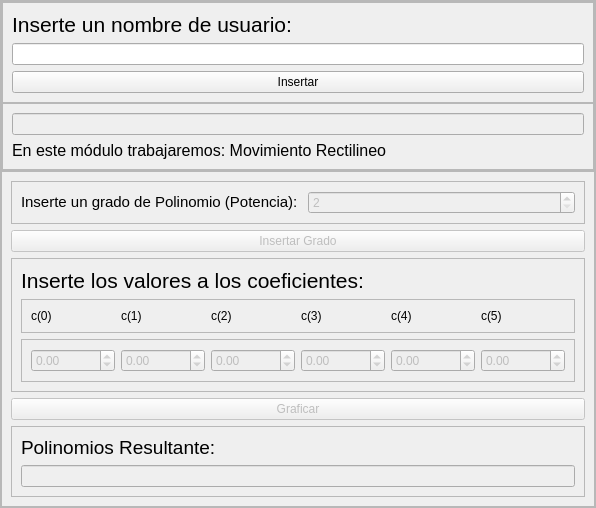
           <widget class="QFrame" name="frame_inf_izq">
            <property name="frameShape">
             <enum>QFrame::StyledPanel</enum>
            </property>
            <property name="frameShadow">
             <enum>QFrame::Raised</enum>
            </property>
            <layout class="QVBoxLayout" name="verticalLayout_4">
             <property name="spacing">
              <number>0</number>
             </property>
             <property name="leftMargin">
              <number>0</number>
             </property>
             <property name="topMargin">
              <number>0</number>
             </property>
             <property name="rightMargin">
              <number>0</number>
             </property>
             <property name="bottomMargin">
              <number>0</number>
             </property>
             <item>
              <widget class="QFrame" name="frame_izq_sup">
               <property name="frameShape">
                <enum>QFrame::StyledPanel</enum>
               </property>
               <property name="frameShadow">
                <enum>QFrame::Raised</enum>
               </property>
               <layout class="QVBoxLayout" name="verticalLayout_5">
                <property name="spacing">
                 <number>0</number>
                </property>
                <property name="leftMargin">
                 <number>0</number>
                </property>
                <property name="topMargin">
                 <number>0</number>
                </property>
                <property name="rightMargin">
                 <number>0</number>
                </property>
                <property name="bottomMargin">
                 <number>0</number>
                </property>
                <item>
                 <widget class="QFrame" name="frame_8">
                  <property name="frameShape">
                   <enum>QFrame::StyledPanel</enum>
                  </property>
                  <property name="frameShadow">
                   <enum>QFrame::Raised</enum>
                  </property>
                  <layout class="QVBoxLayout" name="verticalLayout_7">
                   <item>
                    <widget class="QLabel" name="label_3">
                     <property name="text">
                      <string>&lt;html&gt;&lt;head/&gt;&lt;body&gt;&lt;p&gt;&lt;span style=&quot; font-size:16pt;&quot;&gt;               Inserte un nombre de usuario:&lt;/span&gt;&lt;/p&gt;&lt;/body&gt;&lt;/html&gt;</string>
                     </property>
                    </widget>
                   </item>
                   <item>
                    <widget class="QLineEdit" name="usuario"/>
                   </item>
                   <item>
                    <widget class="QPushButton" name="bt_insertarUsuario">
                     <property name="text">
                      <string>Insertar</string>
                     </property>
                    </widget>
                   </item>
                  </layout>
                 </widget>
                </item>
                <item>
                 <widget class="QFrame" name="frame_9">
                  <property name="frameShape">
                   <enum>QFrame::StyledPanel</enum>
                  </property>
                  <property name="frameShadow">
                   <enum>QFrame::Raised</enum>
                  </property>
                  <layout class="QVBoxLayout" name="verticalLayout_6">
                   <item>
                    <widget class="QLineEdit" name="saludo">
                     <property name="enabled">
                      <bool>false</bool>
                     </property>
                     <property name="text">
                      <string/>
                     </property>
                    </widget>
                   </item>
                   <item>
                    <widget class="QLabel" name="label_5">
                     <property name="text">
                      <string>&lt;html&gt;&lt;head/&gt;&lt;body&gt;&lt;p&gt;&lt;span style=&quot; font-size:12pt;&quot;&gt;En este módulo trabajaremos: Movimiento Rectilineo&lt;/span&gt;&lt;/p&gt;&lt;/body&gt;&lt;/html&gt;</string>
                     </property>
                    </widget>
                   </item>
                  </layout>
                 </widget>
                </item>
               </layout>
              </widget>
             </item>
             <item>
              <widget class="QFrame" name="frame_izq_inf">
               <property name="frameShape">
                <enum>QFrame::StyledPanel</enum>
               </property>
               <property name="frameShadow">
                <enum>QFrame::Raised</enum>
               </property>
               <layout class="QVBoxLayout" name="verticalLayout_10">
                <item>
                 <widget class="QFrame" name="frame_2">
                  <property name="frameShape">
                   <enum>QFrame::StyledPanel</enum>
                  </property>
                  <property name="frameShadow">
                   <enum>QFrame::Raised</enum>
                  </property>
                  <layout class="QHBoxLayout" name="horizontalLayout_6">
                   <item>
                    <widget class="QLabel" name="label_4">
                     <property name="text">
                      <string>&lt;html&gt;&lt;head/&gt;&lt;body&gt;&lt;p&gt;&lt;span style=&quot; font-size:11pt;&quot;&gt;Inserte un grado de Polinomio (Potencia): &lt;/span&gt;&lt;/p&gt;&lt;/body&gt;&lt;/html&gt;</string>
                     </property>
                    </widget>
                   </item>
                   <item>
                    <widget class="QSpinBox" name="spin_grado">
                     <property name="enabled">
                      <bool>false</bool>
                     </property>
                     <property name="minimum">
                      <number>2</number>
                     </property>
                     <property name="maximum">
                      <number>5</number>
                     </property>
                     <property name="value">
                      <number>2</number>
                     </property>
                    </widget>
                   </item>
                  </layout>
                 </widget>
                </item>
                <item>
                 <widget class="QPushButton" name="bt_grado">
                  <property name="enabled">
                   <bool>false</bool>
                  </property>
                  <property name="text">
                   <string>Insertar Grado</string>
                  </property>
                 </widget>
                </item>
                <item>
                 <widget class="QFrame" name="frame_12">
                  <property name="frameShape">
                   <enum>QFrame::StyledPanel</enum>
                  </property>
                  <property name="frameShadow">
                   <enum>QFrame::Raised</enum>
                  </property>
                  <layout class="QVBoxLayout" name="verticalLayout_12">
                   <item>
                    <widget class="QLabel" name="label_16">
                     <property name="text">
                      <string>&lt;html&gt;&lt;head/&gt;&lt;body&gt;&lt;p&gt;&lt;span style=&quot; font-size:16pt;&quot;&gt;Inserte los valores a los coeficientes:&lt;/span&gt;&lt;/p&gt;&lt;/body&gt;&lt;/html&gt;</string>
                     </property>
                    </widget>
                   </item>
                   <item>
                    <widget class="QFrame" name="frame_11">
                     <property name="frameShape">
                      <enum>QFrame::StyledPanel</enum>
                     </property>
                     <property name="frameShadow">
                      <enum>QFrame::Raised</enum>
                     </property>
                     <layout class="QHBoxLayout" name="horizontalLayout_8">
                      <item>
                       <widget class="QLabel" name="label_10">
                        <property name="text">
                         <string>c(0)</string>
                        </property>
                       </widget>
                      </item>
                      <item>
                       <widget class="QLabel" name="label_11">
                        <property name="text">
                         <string>c(1)</string>
                        </property>
                       </widget>
                      </item>
                      <item>
                       <widget class="QLabel" name="label_12">
                        <property name="text">
                         <string>c(2)</string>
                        </property>
                       </widget>
                      </item>
                      <item>
                       <widget class="QLabel" name="label_13">
                        <property name="text">
                         <string>c(3)</string>
                        </property>
                       </widget>
                      </item>
                      <item>
                       <widget class="QLabel" name="label_14">
                        <property name="text">
                         <string>c(4)</string>
                        </property>
                       </widget>
                      </item>
                      <item>
                       <widget class="QLabel" name="label_15">
                        <property name="text">
                         <string>c(5)</string>
                        </property>
                       </widget>
                      </item>
                     </layout>
                    </widget>
                   </item>
                   <item>
                    <widget class="QFrame" name="frame_3">
                     <property name="frameShape">
                      <enum>QFrame::StyledPanel</enum>
                     </property>
                     <property name="frameShadow">
                      <enum>QFrame::Raised</enum>
                     </property>
                     <layout class="QHBoxLayout" name="horizontalLayout_7">
                      <item>
                       <widget class="QDoubleSpinBox" name="dSpinBox_00">
                        <property name="enabled">
                         <bool>false</bool>
                        </property>
                        <property name="minimum">
                         <double>-10000.000000000000000</double>
                        </property>
                        <property name="maximum">
                         <double>100000.990000000005239</double>
                        </property>
                        <property name="singleStep">
                         <double>0.010000000000000</double>
                        </property>
                       </widget>
                      </item>
                      <item>
                       <widget class="QDoubleSpinBox" name="dSpinBox_01">
                        <property name="enabled">
                         <bool>false</bool>
                        </property>
                        <property name="minimum">
                         <double>-10000.000000000000000</double>
                        </property>
                        <property name="maximum">
                         <double>100000.990000000005239</double>
                        </property>
                        <property name="singleStep">
                         <double>0.010000000000000</double>
                        </property>
                       </widget>
                      </item>
                      <item>
                       <widget class="QDoubleSpinBox" name="dSpinBox_02">
                        <property name="enabled">
                         <bool>false</bool>
                        </property>
                        <property name="minimum">
                         <double>-10000.000000000000000</double>
                        </property>
                        <property name="maximum">
                         <double>100000.990000000005239</double>
                        </property>
                        <property name="singleStep">
                         <double>0.010000000000000</double>
                        </property>
                       </widget>
                      </item>
                      <item>
                       <widget class="QDoubleSpinBox" name="dSpinBox_03">
                        <property name="enabled">
                         <bool>false</bool>
                        </property>
                        <property name="minimum">
                         <double>-10000.000000000000000</double>
                        </property>
                        <property name="maximum">
                         <double>100000.990000000005239</double>
                        </property>
                        <property name="singleStep">
                         <double>0.010000000000000</double>
                        </property>
                       </widget>
                      </item>
                      <item>
                       <widget class="QDoubleSpinBox" name="dSpinBox_04">
                        <property name="enabled">
                         <bool>false</bool>
                        </property>
                        <property name="minimum">
                         <double>-10000.000000000000000</double>
                        </property>
                        <property name="maximum">
                         <double>100000.990000000005239</double>
                        </property>
                        <property name="singleStep">
                         <double>0.010000000000000</double>
                        </property>
                       </widget>
                      </item>
                      <item>
                       <widget class="QDoubleSpinBox" name="dSpinBox_05">
                        <property name="enabled">
                         <bool>false</bool>
                        </property>
                        <property name="minimum">
                         <double>-10000.000000000000000</double>
                        </property>
                        <property name="maximum">
                         <double>100000.990000000005239</double>
                        </property>
                        <property name="singleStep">
                         <double>0.010000000000000</double>
                        </property>
                       </widget>
                      </item>
                     </layout>
                    </widget>
                   </item>
                  </layout>
                 </widget>
                </item>
                <item>
                 <widget class="QPushButton" name="bt_graficar">
                  <property name="enabled">
                   <bool>false</bool>
                  </property>
                  <property name="text">
                   <string>Graficar</string>
                  </property>
                 </widget>
                </item>
                <item>
                 <widget class="QFrame" name="frame_10">
                  <property name="frameShape">
                   <enum>QFrame::StyledPanel</enum>
                  </property>
                  <property name="frameShadow">
                   <enum>QFrame::Raised</enum>
                  </property>
                  <layout class="QVBoxLayout" name="verticalLayout_11">
                   <item>
                    <widget class="QLabel" name="label_8">
                     <property name="text">
                      <string>&lt;html&gt;&lt;head/&gt;&lt;body&gt;&lt;p&gt;&lt;span style=&quot; font-size:14pt;&quot;&gt;                      Polinomios Resultante:&lt;/span&gt;&lt;/p&gt;&lt;/body&gt;&lt;/html&gt;</string>
                     </property>
                    </widget>
                   </item>
                   <item>
                    <widget class="QLineEdit" name="polinomio">
                     <property name="enabled">
                      <bool>false</bool>
                     </property>
                     <property name="maxLength">
                      <number>32767</number>
                     </property>
                    </widget>
                   </item>
                  </layout>
                 </widget>
                </item>
               </layout>
              </widget>
             </item>
            </layout>
           </widget>
